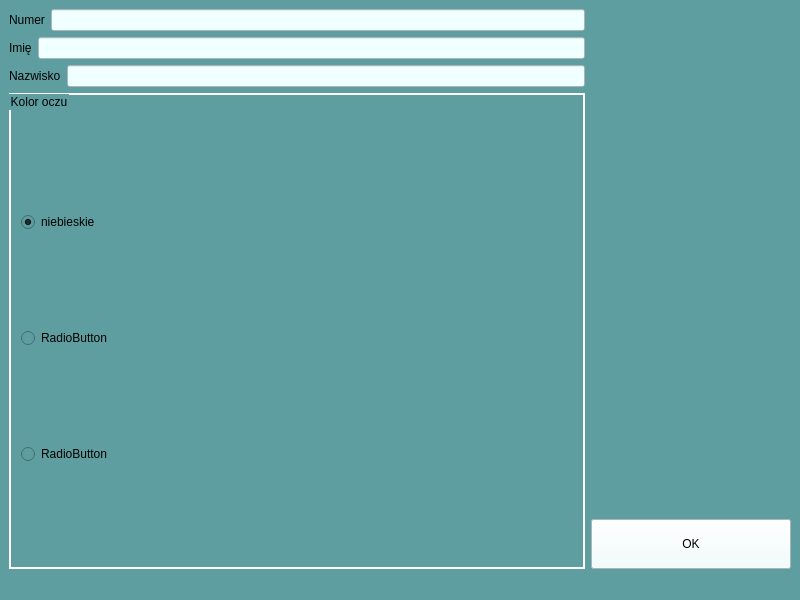
<?xml version="1.0" encoding="UTF-8"?>
<ui version="4.0">
 <class>MainWindow</class>
 <widget class="QMainWindow" name="MainWindow">
  <property name="geometry">
   <rect>
    <x>0</x>
    <y>0</y>
    <width>800</width>
    <height>600</height>
   </rect>
  </property>
  <property name="windowTitle">
   <string>MainWindow</string>
  </property>
  <property name="autoFillBackground">
   <bool>false</bool>
  </property>
  <property name="styleSheet">
   <string notr="true">background-color: CadetBlue;
</string>
  </property>
  <widget class="QWidget" name="centralwidget">
   <layout class="QHBoxLayout" name="horizontalLayout_6">
    <item>
     <layout class="QVBoxLayout" name="verticalLayout_3">
      <item>
       <layout class="QHBoxLayout" name="horizontalLayout_2">
        <item>
         <widget class="QLabel" name="numerLabel">
          <property name="styleSheet">
           <string notr="true">color: black;
</string>
          </property>
          <property name="text">
           <string>Numer</string>
          </property>
          <property name="scaledContents">
           <bool>false</bool>
          </property>
         </widget>
        </item>
        <item>
         <widget class="QLineEdit" name="lineEdit_3">
          <property name="styleSheet">
           <string notr="true">background-color: Azure;</string>
          </property>
         </widget>
        </item>
       </layout>
      </item>
      <item>
       <layout class="QHBoxLayout" name="horizontalLayout">
        <item>
         <widget class="QLabel" name="label_3">
          <property name="styleSheet">
           <string notr="true">color: black;</string>
          </property>
          <property name="text">
           <string>Imię</string>
          </property>
         </widget>
        </item>
        <item>
         <widget class="QLineEdit" name="lineEdit_2">
          <property name="styleSheet">
           <string notr="true">background-color: Azure;</string>
          </property>
         </widget>
        </item>
       </layout>
      </item>
      <item>
       <layout class="QHBoxLayout" name="horizontalLayout_4">
        <item>
         <widget class="QLabel" name="label_2">
          <property name="styleSheet">
           <string notr="true">color: black;</string>
          </property>
          <property name="text">
           <string>Nazwisko</string>
          </property>
         </widget>
        </item>
        <item>
         <widget class="QLineEdit" name="lineEdit">
          <property name="styleSheet">
           <string notr="true">background-color: Azure;</string>
          </property>
         </widget>
        </item>
       </layout>
      </item>
      <item>
       <widget class="QGroupBox" name="groupBox">
        <property name="styleSheet">
         <string notr="true">QGroupBox{
	color: black;
	border: 2px solid white;
}
</string>
        </property>
        <property name="title">
         <string>Kolor oczu</string>
        </property>
        <layout class="QVBoxLayout" name="verticalLayout_2">
         <item>
          <widget class="QRadioButton" name="radioButton">
           <property name="styleSheet">
            <string notr="true">color: black;</string>
           </property>
           <property name="text">
            <string>niebieskie</string>
           </property>
           <property name="checked">
            <bool>true</bool>
           </property>
          </widget>
         </item>
         <item>
          <widget class="QRadioButton" name="radioButton_2">
           <property name="styleSheet">
            <string notr="true">color: black;</string>
           </property>
           <property name="text">
            <string>RadioButton</string>
           </property>
           <property name="checked">
            <bool>false</bool>
           </property>
          </widget>
         </item>
         <item>
          <widget class="QRadioButton" name="radioButton_3">
           <property name="styleSheet">
            <string notr="true">color: black;
</string>
           </property>
           <property name="text">
            <string>RadioButton</string>
           </property>
          </widget>
         </item>
        </layout>
       </widget>
      </item>
     </layout>
    </item>
    <item>
     <layout class="QVBoxLayout" name="verticalLayout_4">
      <item>
       <layout class="QHBoxLayout" name="horizontalLayout_5">
        <item>
         <widget class="QLabel" name="label_4">
          <property name="text">
           <string/>
          </property>
          <property name="pixmap">
           <pixmap resource="resources.qrc">:/materialy/000-zdjecie.jpg</pixmap>
          </property>
         </widget>
        </item>
        <item>
         <widget class="QLabel" name="label_5">
          <property name="text">
           <string/>
          </property>
          <property name="pixmap">
           <pixmap resource="resources.qrc">:/materialy/000-odcisk.jpg</pixmap>
          </property>
         </widget>
        </item>
       </layout>
      </item>
      <item alignment="Qt::AlignmentFlag::AlignHCenter">
       <widget class="QPushButton" name="pushButton">
        <property name="minimumSize">
         <size>
          <width>200</width>
          <height>0</height>
         </size>
        </property>
        <property name="maximumSize">
         <size>
          <width>200</width>
          <height>50</height>
         </size>
        </property>
        <property name="baseSize">
         <size>
          <width>200</width>
          <height>50</height>
         </size>
        </property>
        <property name="styleSheet">
         <string notr="true">background-color: Azure;
color: black;
</string>
        </property>
        <property name="text">
         <string>OK</string>
        </property>
       </widget>
      </item>
     </layout>
    </item>
   </layout>
  </widget>
  <widget class="QMenuBar" name="menubar">
   <property name="geometry">
    <rect>
     <x>0</x>
     <y>0</y>
     <width>800</width>
     <height>21</height>
    </rect>
   </property>
  </widget>
  <widget class="QStatusBar" name="statusbar"/>
 </widget>
 <resources>
  <include location="resources.qrc"/>
 </resources>
 <connections/>
</ui>
